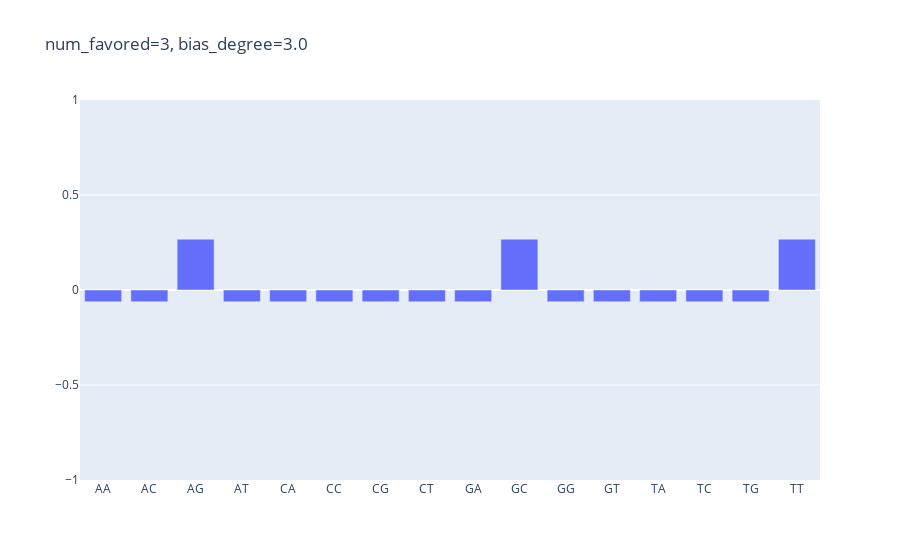

This figure's notebook cell:
### Code cell
plot_freqs(simulated_data_equal_nuc_freqs, 3, 3.0)

### Figure 1 — Plotly figure (JSON) as saved in the notebook; plotly's stock layout.template omitted (floating-point values rounded to 4 significant figures)
{"data": [{"type": "bar", "x": ["AA", "AC", "AG", "AT", "CA", "CC", "CG", "CT", "GA", "GC", "GG", "GT", "TA", "TC", "TG", "TT"], "y": [-0.06168, -0.06168, 0.2673, -0.06168, -0.06168, -0.06168, -0.06168, -0.06168, -0.06168, 0.2673, -0.06168, -0.06168, -0.06168, -0.06168, -0.06168, 0.2673]}], "layout": {"title": {"text": "num_favored=3, bias_degree=3.0"}, "yaxis": {"range": [-1, 1]}}}
